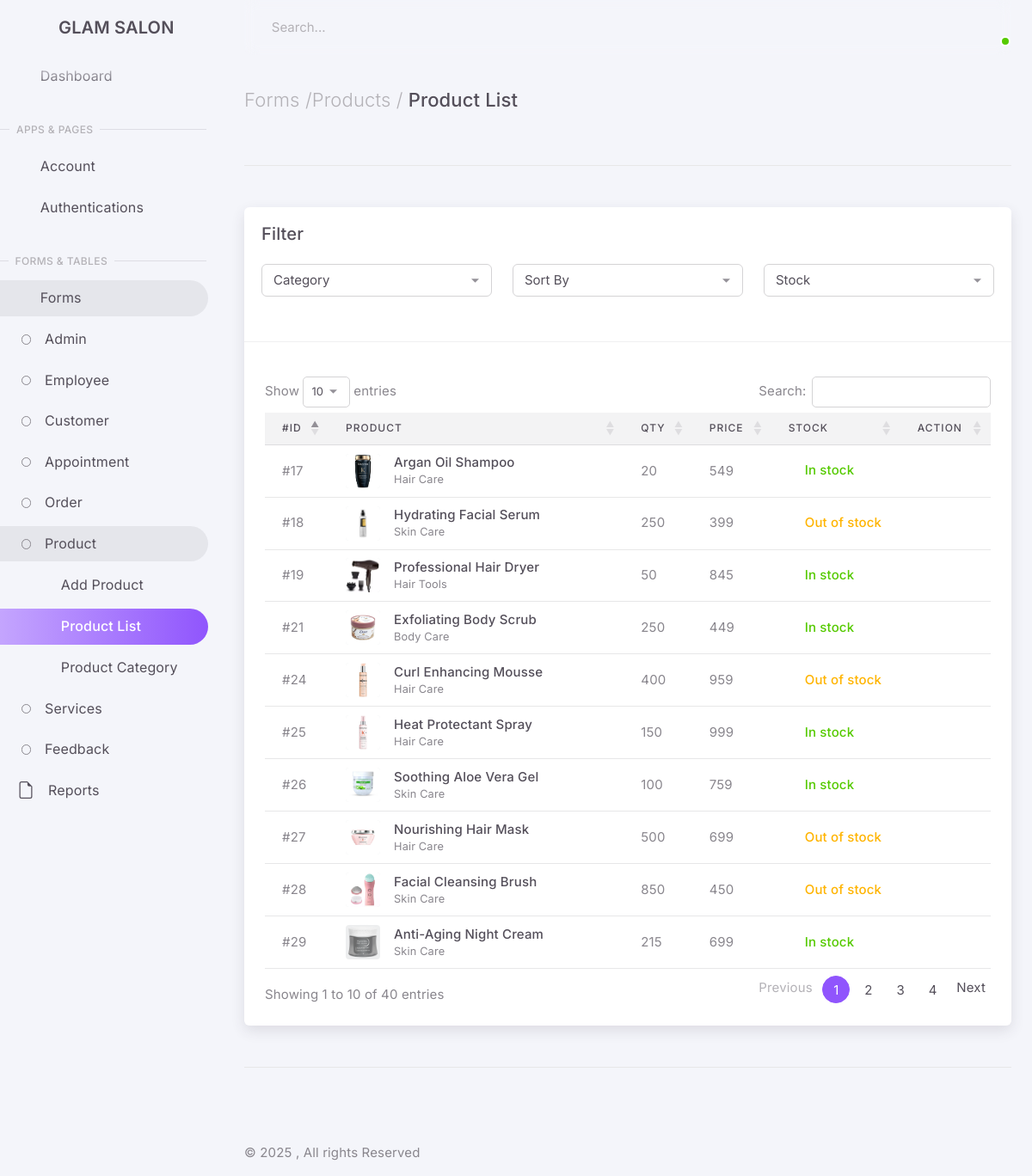
The page /admin_panel/html/product_list.php on the database its author committed.
### tables this page shows
CREATE TABLE `tbl_product` (
  `product_id` int(11) NOT NULL,
  `product_name` varchar(35) NOT NULL,
  `description` varchar(150) NOT NULL,
  `product_quantity` int(11) NOT NULL,
  `stock` varchar(20) NOT NULL,
  `product_img` varchar(100) NOT NULL,
  `product_price` int(11) NOT NULL,
  `category_id` int(10) NOT NULL
);

CREATE TABLE `tbl_product_category` (
  `category_id` int(20) NOT NULL,
  `category_name` varchar(20) NOT NULL
);

### admin_panel/html/product_list.php (the view, shortened to what this page needs)
<?php
$connection = mysqli_connect("localhost", "root", "", "projectdb");
if (isset($_GET['did'])) {
    $query2 = mysqli_query($connection, "SELECT * FROM tbl_product WHERE product_id={$_GET['did']}");
    $fetch = mysqli_fetch_array($query2);
    $img_path = $fetch['product_img'];
    unlink($img_path);
    mysqli_query($connection, "DELETE from tbl_product where product_id='$_GET[did]'");
} else {
    mysqli_error($connection);
}
$query = mysqli_query($connection, "SELECT * FROM tbl_product JOIN tbl_product_category ON tbl_product.category_id=tbl_product_category.category_id");
?>
<!DOCTYPE html>
<html lang="en" class="light-style layout-menu-fixed layout-compact" dir="ltr" data-theme="theme-default" data-assets-path="../assets/" data-template="vertical-menu-template-free">
<head>
    <link rel="stylesheet" href="https://cdnjs.cloudflare.com/ajax/libs/twitter-bootstrap/5.3.0/css/bootstrap.min.css" />
    <link rel="stylesheet" href="https://cdn.datatables.net/1.13.7/css/dataTables.bootstrap5.min.css" />
    <link rel="stylesheet" href="../assets/vendor/fonts/materialdesignicons.css" />
    <link rel="stylesheet" href="../assets/vendor/libs/node-waves/node-waves.css" />
    <link rel="stylesheet" href="../assets/vendor/css/core.css" class="template-customizer-core-css" />
    <link rel="stylesheet" href="../assets/vendor/css/theme-default.css" class="template-customizer-theme-css" />
    <link rel="stylesheet" href="../assets/css/demo.css" />
    <link rel="stylesheet" href="../assets/vendor/libs/perfect-scrollbar/perfect-scrollbar.css" />
</head>
<body>
    <div class="layout-wrapper layout-content-navbar">
        <div class="layout-container">
            <?php
            include "sidebar.php";
            ?>
            <div class="layout-page">
                <?php
                include "navbar.php";
                ?>
                <div class="content-wrapper">
                    <div class="container-xxl flex-grow-1 container-p-y">
                        <h4 class="py-3 mb-4"><span class="text-muted fw-light">Forms /</span><span class="text-muted fw-light">Products /</span> Product List</h4>
                        <hr class="my-5" />
                        <div class="card">
                            <div class="card-header">
                                <h5 class="card-title">Filter</h5>
                                <div class="d-flex justify-content-between align-items-center row py-3 gap-3 gap-md-0">
                                    <div class="col-md-4 product_category">
                                        <select id="ProductCategory" class="form-select text-capitalize" fdprocessedid="enmacn">
                                            <option value="">Category</option>
                                        </select>
                                    </div>
                                    <div class="col-md-4">
                                        <select id="sortOption" class="form-select">
                                            <option value="">Sort By</option>
                                        </select>
                                    </div>
                                    <div class="col-md-4 product_stock">
                                        <select id="ProductStock" class="form-select text-capitalize" fdprocessedid="9ja308">
                                            <option value=""> Stock </option>
                                        </select>
                                    </div>
                                </div>
                            </div>
                            <hr />
                            <div class="table-responsive text-nowrap m-4">
                                <table class="table" id="myTable">
                                    <thead class="table-light">
                                        <tr>
                                            <th>#ID</th>
                                            <th>Product</th>
                                            <th>QTY</th>
                                            <th>Price</th>
                                            <th>Stock</th>
                                            <th>Action</th>
                                        </tr>
                                    </thead>
                                    <tbody class="table-border-bottom-1">
                                        <?php
                                        while ($products = mysqli_fetch_array($query)) {
                                            echo "<tr>
                                            <td>#{$products['product_id']}</td>
                                            <td class='sorting_1'>
                                                <div class='d-flex justify-content-start align-items-center product-name'>
                                                    <div class='avatar-wrapper me-3'>
                                                        <div class='avatar rounded-2 bg-label-secondary'><img src='{$products["product_img"]}' class='rounded-2'></div>
                                                    </div>
                                                    <div class='d-flex flex-column'><span class='text-nowrap text-heading fw-medium'>{$products['product_name']}</span><small class='text-truncate d-none d-sm-block'>{$products['category_name']}</small></div>
                                                </div>
                                            </td>
                                            <td>{$products['product_quantity']}</td>
                                            <td>{$products['product_price']}</td>";
                                            echo "<td>";
                                            if ($products['stock'] == 'In stock') {
                                                echo "<h6 class='mb-0 w-px-100 text-success'><i class='mdi mdi-circle mdi-14px me-2'></i>In stock</h6>";
                                            } elseif ($products['stock'] == 'Out of stock') {
                                                echo "<h6 class='mb-0 w-px-100 text-warning'><i class='mdi mdi-circle mdi-14px me-2'></i>Out of stock</h6>";
                                            }
                                            echo "</td>
                                            <td>
                                                <div class='dropdown'>
                                                    <button type='button' class='btn p-0 dropdown-toggle hide-arrow' data-bs-toggle='dropdown'>
                                                        <i class='mdi mdi-dots-vertical'></i>
                                                    </button>
                                                    <div class='dropdown-menu'>
                                                        <a class='dropdown-item view-details-btn' data-bs-toggle='modal' data-bs-target='#datamodal' data-productid='{$products['product_id']}'><i class='mdi mdi-pencil-outline me-1'></i> View Details</a>
                                                        <a class='dropdown-item' href='update_product.php?uid={$products['product_id']}'><i class='mdi mdi-pencil-outline me-1'></i> Edit</a>
                                                        <a class='dropdown-item' href='product_list.php?did={$products['product_id']}'><i class='mdi mdi-trash-can-outline me-1'></i> Delete</a>
                                                    </div>
                                                </div>
                                            </td>
                                        </tr>";
                                        }
                                        ?>
                                    </tbody>
                                </table>
                            </div>
                        </div>
                        <hr class="my-5" />
                    </div>
                    <?php
                    include "footer.php";
                    ?>
                </div>
            </div>
        </div>
    </div>
</body>
</html>

### rows shown on the page
tbl_product: product_id "17", product_img (picture), product_name "Argan Oil Shampoo", category.category_name "Hair Care", product_quantity "20", product_price "549", stock "In stock" (drawn)
tbl_product: product_id "18", product_img (picture), product_name "Hydrating Facial Serum", category.category_name "Skin Care", product_quantity "250", product_price "399", stock "Out of stock" (drawn)
tbl_product: product_id "19", product_img (picture), product_name "Professional Hair Dryer", category.category_name "Hair Tools", product_quantity "50", product_price "845", stock "In stock" (drawn)
tbl_product: product_id "21", product_img (picture), product_name "Exfoliating Body Scrub", category.category_name "Body Care", product_quantity "250", product_price "449", stock "In stock" (drawn)
tbl_product: product_id "24", product_img (picture), product_name "Curl Enhancing Mousse", category.category_name "Hair Care", product_quantity "400", product_price "959", stock "Out of stock" (drawn)
tbl_product: product_id "25", product_img (picture), product_name "Heat Protectant Spray", category.category_name "Hair Care", product_quantity "150", product_price "999", stock "In stock" (drawn)
tbl_product: product_id "26", product_img (picture), product_name "Soothing Aloe Vera Gel", category.category_name "Skin Care", product_quantity "100", product_price "759", stock "In stock" (drawn)
tbl_product: product_id "27", product_img (picture), product_name "Nourishing Hair Mask", category.category_name "Hair Care", product_quantity "500", product_price "699", stock "Out of stock" (drawn)
tbl_product: product_id "28", product_img (picture), product_name "Facial Cleansing Brush", category.category_name "Skin Care", product_quantity "850", product_price "450", stock "Out of stock" (drawn)
tbl_product: product_id "29", product_img (picture), product_name "Anti-Aging Night Cream", category.category_name "Skin Care", product_quantity "215", product_price "699", stock "In stock" (drawn)
